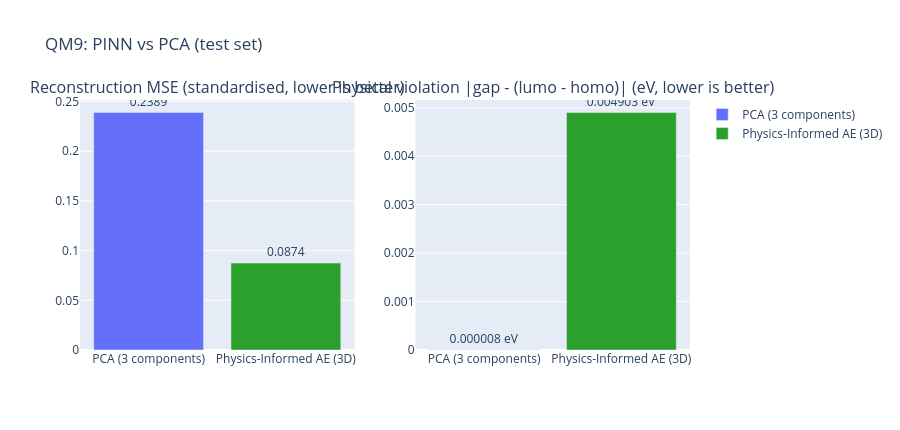

Notebook source saved alongside this figure:
### Code cell
bar = make_subplots(
    rows=1, cols=2,
    subplot_titles=('Reconstruction MSE (standardised, lower is better)',
                    'Physical violation |gap - (lumo - homo)| (eV, lower is better)'),
)
colors = {'PCA (3 components)': '#636efa', 'Physics-Informed AE (3D)': '#2ca02c'}
for _, row in metrics.iterrows():
    if row['method'] == 'Original (uncompressed)':
        continue
    bar.add_trace(go.Bar(
        x=[row['method']], y=[row['recon_mse_standardized']], name=row['method'],
        marker_color=colors[row['method']],
        text=[f"{row['recon_mse_standardized']:.4f}"], textposition='outside'),
        row=1, col=1)
    bar.add_trace(go.Bar(
        x=[row['method']], y=[row['violation_mean_ev']], name=row['method'],
        marker_color=colors[row['method']], showlegend=False,
        text=[f"{row['violation_mean_ev']:.6f} eV"], textposition='outside'),
        row=1, col=2)
bar.update_layout(height=430, barmode='group', title='QM9: PINN vs PCA (test set)')
display(bar)

### Figure 1 — Plotly figure (JSON) as saved in the notebook; plotly's stock layout.template omitted (floating-point values rounded to 4 significant figures)
{"data": [{"marker": {"color": "#636efa"}, "name": "PCA (3 components)", "text": ["0.2389"], "textposition": "outside", "type": "bar", "x": ["PCA (3 components)"], "xaxis": "x", "y": [0.2389], "yaxis": "y"}, {"marker": {"color": "#636efa"}, "name": "PCA (3 components)", "showlegend": false, "text": ["0.000008 eV"], "textposition": "outside", "type": "bar", "x": ["PCA (3 components)"], "xaxis": "x2", "y": [7.632e-06], "yaxis": "y2"}, {"marker": {"color": "#2ca02c"}, "name": "Physics-Informed AE (3D)", "text": ["0.0874"], "textposition": "outside", "type": "bar", "x": ["Physics-Informed AE (3D)"], "xaxis": "x", "y": [0.08743], "yaxis": "y"}, {"marker": {"color": "#2ca02c"}, "name": "Physics-Informed AE (3D)", "showlegend": false, "text": ["0.004903 eV"], "textposition": "outside", "type": "bar", "x": ["Physics-Informed AE (3D)"], "xaxis": "x2", "y": [0.004903], "yaxis": "y2"}], "layout": {"annotations": [{"font": {"size": 16}, "showarrow": false, "text": "Reconstruction MSE (standardised, lower is better)", "x": 0.225, "xanchor": "center", "xref": "paper", "y": 1.0, "yanchor": "bottom", "yref": "paper"}, {"font": {"size": 16}, "showarrow": false, "text": "Physical violation |gap - (lumo - homo)| (eV, lower is better)", "x": 0.775, "xanchor": "center", "xref": "paper", "y": 1.0, "yanchor": "bottom", "yref": "paper"}], "barmode": "group", "height": 430, "title": {"text": "QM9: PINN vs PCA (test set)"}, "xaxis": {"anchor": "y", "domain": [0.0, 0.45]}, "xaxis2": {"anchor": "y2", "domain": [0.55, 1.0]}, "yaxis": {"anchor": "x", "domain": [0.0, 1.0]}, "yaxis2": {"anchor": "x2", "domain": [0.0, 1.0]}}}
